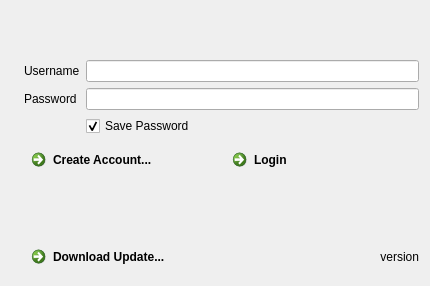
<?xml version="1.0" encoding="UTF-8"?>
<ui version="4.0">
 <class>DialogLogin</class>
 <widget class="QDialog" name="DialogLogin">
  <property name="geometry">
   <rect>
    <x>0</x>
    <y>0</y>
    <width>430</width>
    <height>286</height>
   </rect>
  </property>
  <property name="windowTitle">
   <string>FridgeCade</string>
  </property>
  <property name="windowIcon">
   <iconset resource="../../resources/ggpo.qrc">
    <normaloff>:/assets/icon-128.png</normaloff>:/assets/icon-128.png</iconset>
  </property>
  <layout class="QHBoxLayout" name="horizontalLayout_2">
   <item>
    <widget class="QLabel" name="labelGGPOLogo">
     <property name="text">
      <string/>
     </property>
     <property name="pixmap">
      <pixmap resource="../../resources/ggpo.qrc">:/assets/logo-vertical.png</pixmap>
     </property>
    </widget>
   </item>
   <item>
    <layout class="QVBoxLayout" name="verticalLayout">
     <item>
      <spacer name="verticalSpacer_2">
       <property name="orientation">
        <enum>Qt::Vertical</enum>
       </property>
       <property name="sizeHint" stdset="0">
        <size>
         <width>20</width>
         <height>40</height>
        </size>
       </property>
      </spacer>
     </item>
     <item>
      <layout class="QFormLayout" name="formLayout">
       <property name="fieldGrowthPolicy">
        <enum>QFormLayout::AllNonFixedFieldsGrow</enum>
       </property>
       <property name="formAlignment">
        <set>Qt::AlignBottom|Qt::AlignLeading|Qt::AlignLeft</set>
       </property>
       <item row="0" column="0">
        <widget class="QLabel" name="labelUsername">
         <property name="text">
          <string>Username</string>
         </property>
         <property name="buddy">
          <cstring>uiUsernameLine</cstring>
         </property>
        </widget>
       </item>
       <item row="0" column="1">
        <widget class="QLineEdit" name="uiUsernameLine"/>
       </item>
       <item row="2" column="0">
        <widget class="QLabel" name="labelPassword">
         <property name="text">
          <string>Password</string>
         </property>
         <property name="buddy">
          <cstring>uiPasswordLine</cstring>
         </property>
        </widget>
       </item>
       <item row="2" column="1">
        <widget class="QLineEdit" name="uiPasswordLine">
         <property name="echoMode">
          <enum>QLineEdit::Password</enum>
         </property>
        </widget>
       </item>
       <item row="3" column="1">
        <widget class="QCheckBox" name="uiSavePasswordChk">
         <property name="layoutDirection">
          <enum>Qt::LeftToRight</enum>
         </property>
         <property name="text">
          <string>Save Password</string>
         </property>
         <property name="checked">
          <bool>true</bool>
         </property>
        </widget>
       </item>
      </layout>
     </item>
     <item>
      <layout class="QHBoxLayout" name="horizontalLayout">
       <item>
        <widget class="QCommandLinkButton" name="uiRegisterLink">
         <property name="text">
          <string>Create Account...</string>
         </property>
        </widget>
       </item>
       <item>
        <widget class="QCommandLinkButton" name="uiLoginBtn">
         <property name="text">
          <string>Login</string>
         </property>
        </widget>
       </item>
      </layout>
     </item>
     <item>
      <widget class="QLabel" name="uiErrorLbl">
       <property name="sizePolicy">
        <sizepolicy hsizetype="Expanding" vsizetype="Expanding">
         <horstretch>0</horstretch>
         <verstretch>0</verstretch>
        </sizepolicy>
       </property>
       <property name="mouseTracking">
        <bool>false</bool>
       </property>
       <property name="styleSheet">
        <string notr="true">QLabel { color : red; font-weight: bold}</string>
       </property>
       <property name="text">
        <string/>
       </property>
       <property name="textFormat">
        <enum>Qt::PlainText</enum>
       </property>
       <property name="alignment">
        <set>Qt::AlignHCenter|Qt::AlignTop</set>
       </property>
       <property name="wordWrap">
        <bool>true</bool>
       </property>
      </widget>
     </item>
     <item>
      <layout class="QHBoxLayout" name="horizontalLayout_2">
       <item>
        <widget class="QCommandLinkButton" name="uiNewVersionLink">
         <property name="sizePolicy">
          <sizepolicy hsizetype="Minimum" vsizetype="Minimum">
           <horstretch>0</horstretch>
           <verstretch>0</verstretch>
          </sizepolicy>
         </property>
         <property name="text">
          <string>Download Update...</string>
         </property>
        </widget>
       </item>
       <item>
        <widget class="QLabel" name="uiVersionLbl">
         <property name="sizePolicy">
          <sizepolicy hsizetype="Expanding" vsizetype="Preferred">
           <horstretch>0</horstretch>
           <verstretch>0</verstretch>
          </sizepolicy>
         </property>
         <property name="text">
          <string>version</string>
         </property>
         <property name="alignment">
          <set>Qt::AlignRight|Qt::AlignTrailing|Qt::AlignVCenter</set>
         </property>
        </widget>
       </item>
      </layout>
     </item>
    </layout>
   </item>
  </layout>
 </widget>
 <tabstops>
  <tabstop>uiUsernameLine</tabstop>
  <tabstop>uiPasswordLine</tabstop>
  <tabstop>uiSavePasswordChk</tabstop>
  <tabstop>uiLoginBtn</tabstop>
  <tabstop>uiRegisterLink</tabstop>
 </tabstops>
 <resources>
  <include location="../../resources/ggpo.qrc"/>
 </resources>
 <connections/>
</ui>
